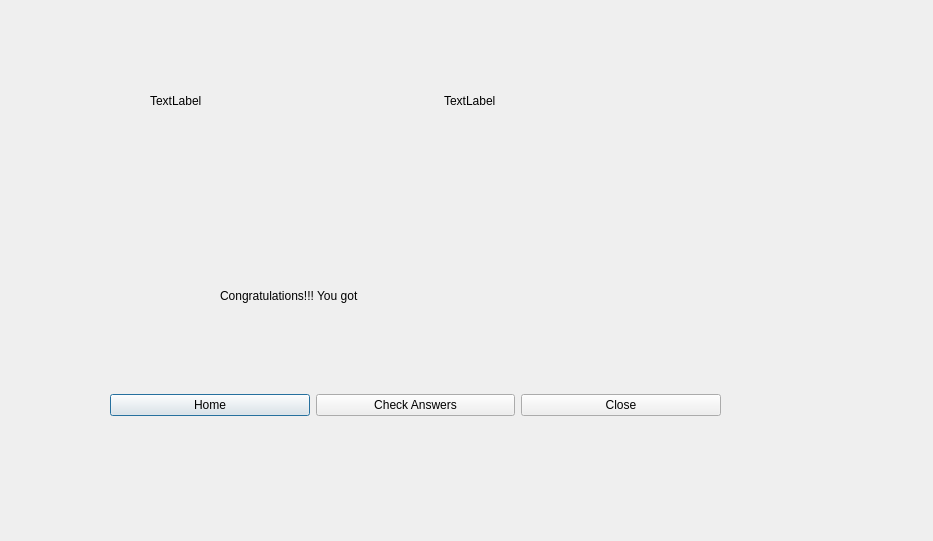
<?xml version="1.0" encoding="UTF-8"?>
<ui version="4.0">
 <class>score</class>
 <widget class="QDialog" name="score">
  <property name="geometry">
   <rect>
    <x>0</x>
    <y>0</y>
    <width>933</width>
    <height>541</height>
   </rect>
  </property>
  <property name="windowTitle">
   <string>Dialog</string>
  </property>
  <widget class="QLabel" name="label_3">
   <property name="geometry">
    <rect>
     <x>220</x>
     <y>270</y>
     <width>191</width>
     <height>51</height>
    </rect>
   </property>
   <property name="text">
    <string>Congratulations!!! You got </string>
   </property>
  </widget>
  <widget class="QWidget" name="">
   <property name="geometry">
    <rect>
     <x>150</x>
     <y>50</y>
     <width>581</width>
     <height>101</height>
    </rect>
   </property>
   <layout class="QHBoxLayout" name="horizontalLayout">
    <item>
     <widget class="QLabel" name="label_2">
      <property name="text">
       <string>TextLabel</string>
      </property>
     </widget>
    </item>
    <item>
     <widget class="QLabel" name="label">
      <property name="text">
       <string>TextLabel</string>
      </property>
     </widget>
    </item>
   </layout>
  </widget>
  <widget class="QWidget" name="">
   <property name="geometry">
    <rect>
     <x>110</x>
     <y>340</y>
     <width>611</width>
     <height>131</height>
    </rect>
   </property>
   <layout class="QHBoxLayout" name="horizontalLayout_2">
    <item>
     <widget class="QPushButton" name="pushButton_3">
      <property name="text">
       <string>Home</string>
      </property>
     </widget>
    </item>
    <item>
     <widget class="QPushButton" name="pushButton_2">
      <property name="text">
       <string>Check Answers</string>
      </property>
     </widget>
    </item>
    <item>
     <widget class="QPushButton" name="pushButton">
      <property name="text">
       <string>Close</string>
      </property>
     </widget>
    </item>
   </layout>
  </widget>
 </widget>
 <resources/>
 <connections/>
</ui>
